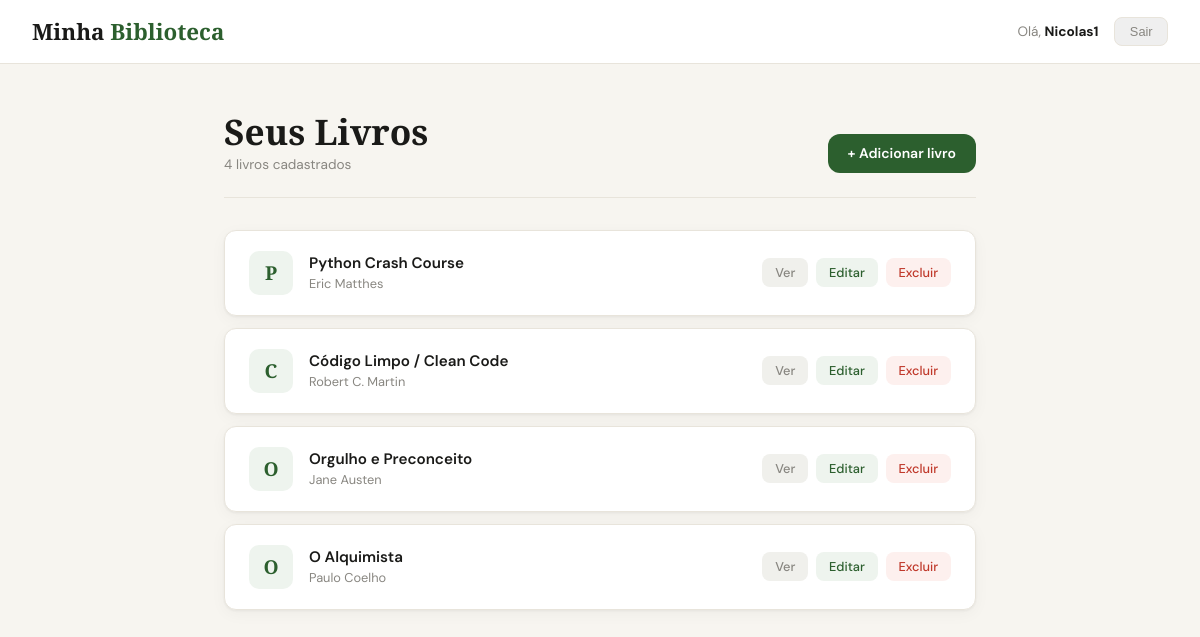
Page /livros/ (signed in) on the committed database.
### pastaApp/models.py (models this page shows, shortened)
class Livros(models.Model):
    usuario = models.ForeignKey(User, on_delete=models.CASCADE)
    livro = models.CharField(max_length=200)
    autor = models.CharField(max_length=200)
    descricao = models.TextField(null=True, blank=True)
    slug = models.SlugField(unique=True, blank=True)
    criada_em = models.DateTimeField(auto_now_add=True)

### pastaApp/views.py (the view)
# urls.py: path('', views.lista_livros, name='lista_livros'),
@login_required
def lista_livros(request):
    livros = Livros.objects.filter(usuario=request.user).order_by('-criada_em')
    return render(request, 'pastaApp/lista_livros.html', {'livros': livros})

### pastaApp/templates/pastaApp/lista_livros.html (shortened to what this page needs)
{% load static %}
<!DOCTYPE html>
<html lang="pt-br">
<head>
</head>
<body>
  <header>
    <div class="brand">Minha <span>Biblioteca</span></div>
    <div class="header-actions">
      <span class="user-info">Olá, <strong>{{ request.user|title }}</strong></span>
      <form method="post" action="{% url 'logout' %}" style="display:inline;">
        <button type="submit" class="btn-logout">Sair</button>
      </form>
    </div>
  </header>
  <main>
    <div class="page-header">
      <div>
        <h1>Seus Livros</h1>
        <p>{{ livros.count }} livro{{ livros.count|pluralize }} cadastrado{{ livros.count|pluralize }}</p>
      </div>
      <a href="{% url 'criar_livro' %}" class="btn-add">+ Adicionar livro</a>
    </div>
    <div class="livros-lista">
      {% for livro in livros %}
        <div class="livro-card">
          <div class="livro-avatar">{{ livro.livro|first|upper }}</div>
          <div class="livro-info">
            <div class="livro-titulo">{{ livro.livro }}</div>
            <div class="livro-autor">{{ livro.autor }}</div>
          </div>
          <div class="livro-acoes">
            <a href="{% url 'detalhe_livro' livro.slug %}" class="btn-acao btn-detalhe">Ver</a>
            <a href="{% url 'editar_livro' livro.slug %}" class="btn-acao btn-editar">Editar</a>
            <a href="{% url 'deletar_livro' livro.slug %}" class="btn-acao btn-deletar">Excluir</a>
          </div>
        </div>
      {% empty %}
        <div class="empty">
          <p>Nenhum livro cadastrado ainda.</p>
          <p>Clique em "Adicionar livro" para começar.</p>
        </div>
      {% endfor %}
    </div>
  </main>
</body>
</html>

### pastaApp/templates/pastaApp/lista_livros.html (style rules this page uses)
*, *::before, *::after { box-sizing: border-box; margin: 0; padding: 0; }
:root { --bg: #f7f5f0; --surface: #ffffff; --border: #e8e4db; --border2: #d4cfc4; --accent: #2c5f2e; --accent-lt: #eef4ee; --red: #c0392b; --red-lt: #fdf0ee; --text: #1a1a18; --muted: #888680; --radius: 12px; --shadow: 0 1px 3px rgba(0,0,0,0.06), 0 4px 16px rgba(0,0,0,0.04); }
body { background: var(--bg); color: var(--text); font-family: 'DM Sans', sans-serif; min-height: 100vh; padding: 0; }
header { background: var(--surface); border-bottom: 1px solid var(--border); padding: 0 2rem; height: 64px; display: flex; align-items: center; justify-content: space-between; position: sticky; top: 0; z-index: 10; }
.brand { font-family: 'Playfair Display', serif; font-size: 1.4rem; font-weight: 700; color: var(--text); }
.brand span { color: var(--accent); }
.header-actions { display: flex; align-items: center; gap: 1rem; }
.user-info { font-size: 0.85rem; color: var(--muted); }
.user-info strong { color: var(--text); }
.btn-logout { font-size: 0.8rem; color: var(--muted); text-decoration: none; border: 1px solid var(--border); padding: 0.4rem 0.9rem; border-radius: 8px; transition: all 0.2s; }
main { max-width: 800px; margin: 0 auto; padding: 3rem 1.5rem; }
.page-header { display: flex; align-items: flex-end; justify-content: space-between; margin-bottom: 2rem; padding-bottom: 1.5rem; border-bottom: 1px solid var(--border); }
.page-header h1 { font-family: 'Playfair Display', serif; font-size: 2.2rem; font-weight: 700; color: var(--text); line-height: 1.1; }
.page-header p { font-size: 0.85rem; color: var(--muted); margin-top: 0.3rem; }
.btn-add { display: inline-flex; align-items: center; gap: 0.4rem; background: var(--accent); color: #fff; text-decoration: none; font-size: 0.875rem; font-weight: 600; padding: 0.65rem 1.25rem; border-radius: var(--radius); transition: all 0.2s; white-space: nowrap; }
.livros-lista { display: flex; flex-direction: column; gap: 0.75rem; }
.livro-card { background: var(--surface); border: 1px solid var(--border); border-radius: var(--radius); padding: 1.25rem 1.5rem; display: flex; align-items: center; justify-content: space-between; gap: 1rem; box-shadow: var(--shadow); transition: all 0.2s; animation: fadeUp 0.4s ease both; }
.livro-card:nth-child(1) { animation-delay: 0.05s; }
.livro-card:nth-child(2) { animation-delay: 0.1s; }
.livro-card:nth-child(3) { animation-delay: 0.15s; }
.livro-card:nth-child(4) { animation-delay: 0.2s; }
.livro-avatar { width: 44px; height: 44px; background: var(--accent-lt); border-radius: 10px; display: flex; align-items: center; justify-content: center; font-family: 'Playfair Display', serif; font-size: 1.2rem; font-weight: 700; color: var(--accent); flex-shrink: 0; }
.livro-info { flex: 1; min-width: 0; }
.livro-titulo { font-weight: 600; font-size: 0.95rem; color: var(--text); white-space: nowrap; overflow: hidden; text-overflow: ellipsis; }
.livro-autor { font-size: 0.8rem; color: var(--muted); margin-top: 0.15rem; }
.livro-acoes { display: flex; gap: 0.5rem; flex-shrink: 0; }
.btn-acao { font-size: 0.8rem; font-weight: 500; padding: 0.35rem 0.8rem; border-radius: 8px; text-decoration: none; transition: all 0.2s; }
.btn-detalhe { background: #f0f0ec; color: var(--muted); }
.btn-editar { background: var(--accent-lt); color: var(--accent); }
.btn-deletar { background: var(--red-lt); color: var(--red); }

### rows in the picture
Livros: livro|first "P", livro "Python Crash Course", autor "Eric Matthes"
Livros: livro|first "C", livro "Código Limpo / Clean Code", autor "Robert C. Martin"
Livros: livro|first "O", livro "Orgulho e Preconceito", autor "Jane Austen"
Livros: livro|first "O", livro "O Alquimista", autor "Paulo Coelho"

### other values in the picture
{{ request.user|title }} "Nicolas1"
{{ livros.count }} "4"
